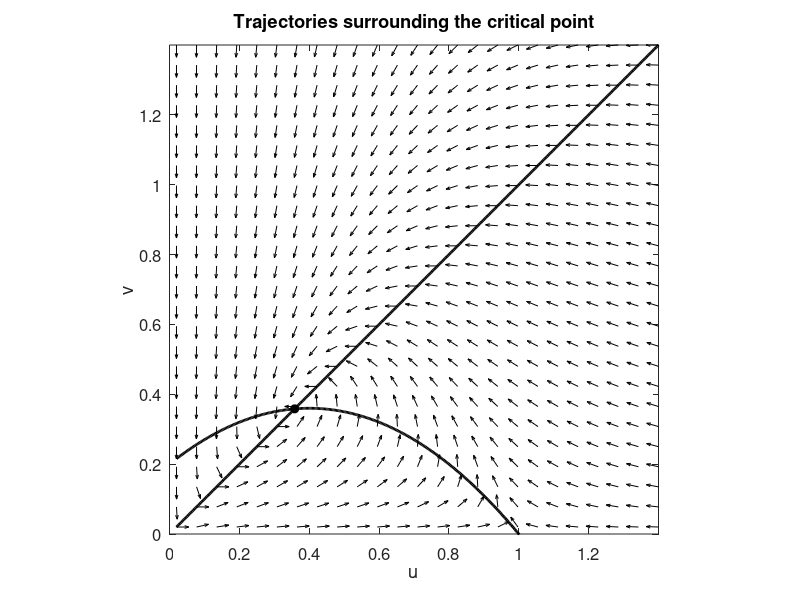

MATLAB code to generate this figure:
clear; clc; close all;
a = 1; 
b = 1; 
d = 0.2;

[u,v] = meshgrid(linspace(0.02,1.4,25), ...
                 linspace(0.02,1.4,25));

du = u.*(1-u) - (a*u.*v)./(u + d);
dv = b*v.*(1 - v./u);

% arrows here
L = sqrt(du.^2 + dv.^2);
du = du./L;
dv = dv./L;

figure('Position',[100 100 650 650])
hold on

% direction field surrounding stationary point
quiver(u,v,du,dv,0.45,'k')

% g=0
u_line = linspace(0.02,1.4,400);
plot(u_line,u_line,'k','LineWidth',2)

% f=0
v_null = (u_line + d).*(1 - u_line)/a;
plot(u_line,v_null,'k','LineWidth',2)

% this is the steady state 
u_star = ((1 - a - d) + sqrt((1 - a - d)^2 + 4*d))/2;
plot(u_star,u_star,'ko','MarkerFaceColor','k')

% setting up axis here for the plot
axis([0 1.4 0 1.4])
axis square
xlabel('u','FontSize',13)
ylabel('v','FontSize',13)
title('Trajectories surrounding the critical point')
box on
set(gca,'FontSize',12)
